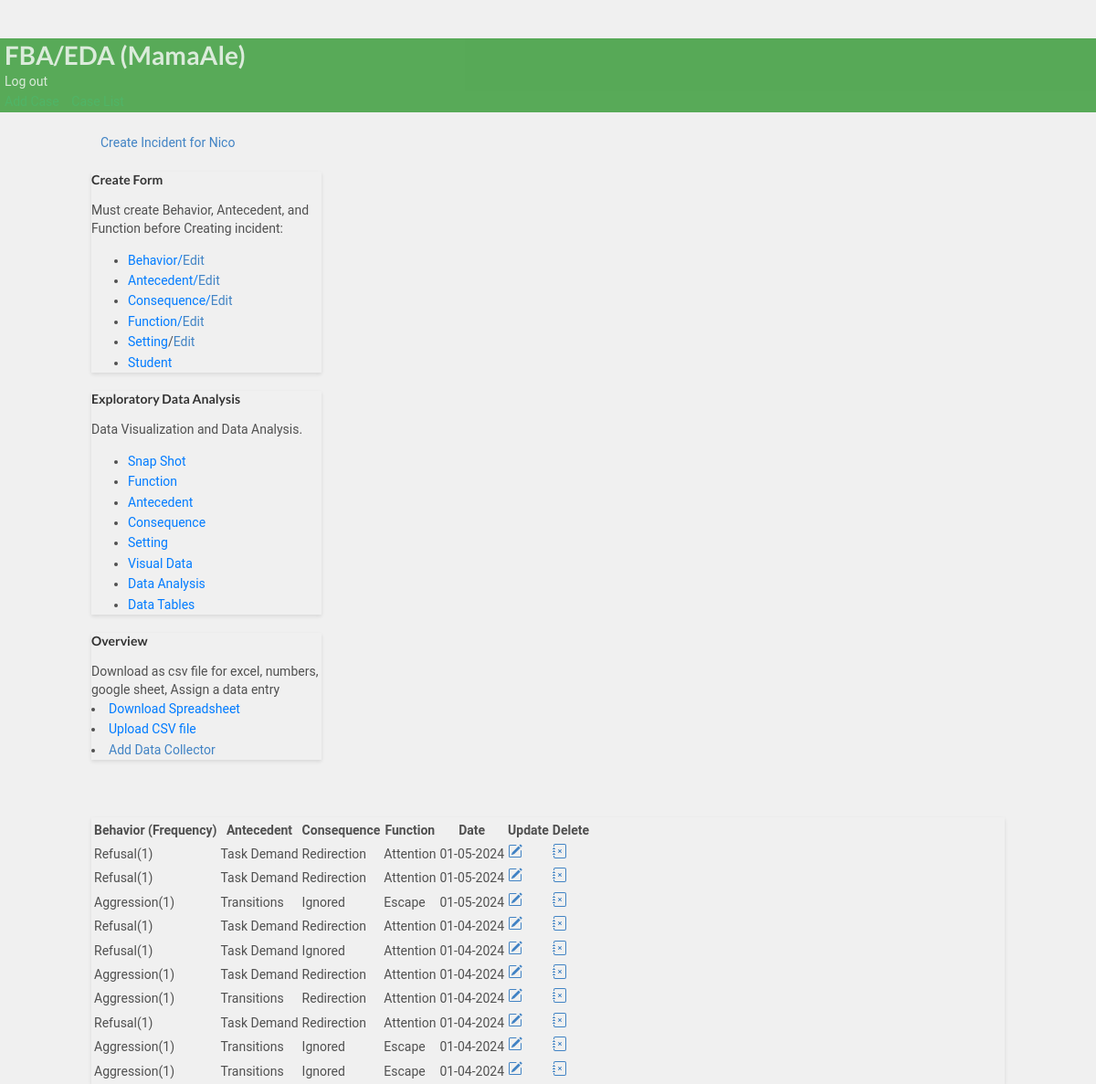
The page /dashboard/2/ (signed in) on the database its author committed.
### bip/models.py (models this page shows, shortened)
class Student(models.Model):
        studentname= models.CharField(max_length=30,verbose_name= 'Name', null=True, blank=True)
        slug = models.SlugField(max_length=150,null=False,unique=False,blank=False,
        verbose_name=("Unique Identifier"),
        help_text=(
            "*Unique Identification allows another to use FBO form if provided by you only"
        ),
    )
        user_student = models.ForeignKey(User, on_delete=models.CASCADE,  default=None,related_name="postts")

class Case(models.Model):
        student= models.ForeignKey(Student,on_delete=models.CASCADE)
        behavior = models.ForeignKey(Behavior, on_delete=models.CASCADE)
        user = models.ForeignKey(User, on_delete=models.CASCADE, default=None)
        anticedent = models.ForeignKey(Anticedent,on_delete=models.CASCADE, verbose_name='Antecedent')
        function = models.ForeignKey(Function,on_delete=models.CASCADE)
        consequence = models.ForeignKey(Consequence,on_delete=models.CASCADE)
        enviroment = models.ForeignKey(Enviroment,on_delete=models.CASCADE, null=True, blank=True, verbose_name='Setting')
        date_created = models.DateField(null=True, blank=True, default=timezone.now)
        duration = models.PositiveIntegerField(null=True, blank=True, verbose_name='Duration')
        time = models.TimeField(null=True, blank=True)
        frequency = models.PositiveIntegerField(null=True, blank=True,  default=1, verbose_name='Frequency')
        class Meta:
            ordering = ['-date_created']

class Behavior(models.Model):
        behaviorincident = models.CharField(max_length=30,verbose_name= 'Behavior')
        behavior_definition = models.CharField(null=True, blank=True, max_length=1000,verbose_name= 'Behavior Definition')
        student= models.ForeignKey(Student,on_delete=models.CASCADE)
        user = models.ForeignKey(User, on_delete=models.CASCADE,  default=None)
        def __str__(self):
          return self.behaviorincident

class Anticedent(models.Model):
        anticedentincident = models.CharField(max_length=50,verbose_name= 'Antecedent', null=True, blank=True)
        student= models.ForeignKey(Student,on_delete=models.CASCADE)
        anticedent_definition = models.CharField(null=True, blank=True, max_length=1000, verbose_name= 'Antecedent Definition')
        user = models.ForeignKey(User, on_delete=models.CASCADE,  default=None)
        def __str__(self):
          return self.anticedentincident

class Consequence(models.Model):
        behaviorconsequence = models.CharField(max_length=30, null=True, blank=True,verbose_name= 'Consequence')
        student= models.ForeignKey(Student,on_delete=models.CASCADE)
        user = models.ForeignKey(User, on_delete=models.CASCADE,  default=None)
        def __str__(self):
          return self.behaviorconsequence

class Function(models.Model):
        behaviorfunction = models.CharField(max_length=30, null=True, blank=True,verbose_name= 'Function')
        student= models.ForeignKey(Student,on_delete=models.CASCADE)
        user = models.ForeignKey(User, on_delete=models.CASCADE,  default=None)
        def __str__(self):
          return self.behaviorfunction

### bip/views.py (the view)
# urls.py: path('dashboard/<pk>/', views.dashboard, name='dashboard'),
@login_required(login_url='case_manager_login')
@user_passes_test(is_case_manager)
def dashboard(request, pk):
    student = get_object_or_404(Student, pk=pk)
    student_behaviors = student.case_set.all()
    student_time = student.case_set.filter(time__isnull=False).first()
    student_duration = student.case_set.filter(duration__isnull=False).first()
    student_enviroment = student.case_set.filter(enviroment__isnull=False).first()
    behavior = Behavior.objects.all()
    context = {
    'student_behaviors': student_behaviors,
    "student":student,
    'student_time':student_time,
    'student_duration':student_duration,
    'student_enviroment':student_enviroment,
    }
    return render(request, 'bip/dashboard.html',context, )

### bip/context_processors.py (called while the page is built)
def user_context(request):
    user = get_user(request)
    return {'user': user}

### bip/templatetags/custom_filters.py (called while the page is built)
@register.filter(name='is_case_manager')
def is_case_manager(user):
    return user.groups.filter(name='CASE MANAGER').exists()

### bip/views.py (called while the page is built)
def is_case_manager(user):
    return user.groups.filter(name='CASE MANAGER').exists()

### bip/templates/bip/dashboard.html (shortened to what this page needs)
{% extends 'partials/base.html' %}
{% block content %}
<br>
<div class="container my-4">
  <div class="nav-button">
    <a class="btn btn-outline-info" href="{% url 'bip:create_incident' student.id %}">Create Incident for {{student.studentname}}</a>
  </div>
<div class="row">
  <div class="col-md">
    <div class="card card" style="width: 18rem;">
      <div class="card-body">
        <h5 class="card-title">Create Form</h5>
        <p class="card-text">Must create Behavior, Antecedent, and Function  before Creating incident:</p>
              <ul class="list-group list-group-flush">
                      <li class="list-group-item"><a  href="{% url 'bip:create_behavior' student.id %}" class="card-link">Behavior/</a><a href="{% url 'bip:edit_behavior' student.id %}" >Edit</a></li>
                      <li class="list-group-item"><a href="{% url 'bip:create_anticedent' student.id %}" class="card-link">Antecedent/</a><a href="{% url 'bip:edit_anticedent' student.id %}">Edit</a></li>
                      <li class="list-group-item"><a href="{% url 'bip:create_consequence' student.id %}" class="card-link">Consequence/</a><a href="{% url 'bip:edit_consequence' student.id %}">Edit</a></li>
                      <li class="list-group-item"><a  href="{% url 'bip:create_function' student.id %}" class="card-link">Function/</a><a  href="{% url 'bip:edit_function' student.id %}">Edit</a></li>
                      <li class="list-group-item"><a  href="{% url 'bip:create_setting' student.id %}" class="card-link">Setting</a>/<a  href="{% url 'bip:edit_setting' student.id %}">Edit</a></li>
                      <li class="list-group-item"><a  href="{% url 'bip:student_profile' student.id %}" class="card-link">Student</a></li>
              </ul>
    </div>
  </div>
</div>
  <div class="col-md">
    <div class="card card" style="width: 18rem;">
      <div class="card-body">
        <h5 class="card-title">Exploratory Data Analysis</h5>
        <p class="card-text"> Data Visualization and Data Analysis.</p>
      </div>
      <ul class="list-group list-group-flush">
        <li class="list-group-item"><a href="{% url 'bip:snapshot' student.id %}" class="card-link">Snap Shot</a></li>
        <li class="list-group-item"><a href="{% url 'bip:function' student.pk %}" class="card-link">Function</a></li>
        <li class="list-group-item"><a href="{% url 'bip:anticedent' student.pk %}" class="card-link">Antecedent</a></li>
        <li class="list-group-item"><a href="{% url 'bip:consequence' student.pk %}" class="card-link">Consequence</a></li>
        <li class="list-group-item"><a href="{% url 'bip:setting' student.pk %}" class="card-link">Setting</a></li>
        <li class="list-group-item"><a a href="{% url 'bip:chart' student.id %}" class="card-link">Visual Data</a></li>
       <li class="list-group-item"><a a href="{% url 'bip:filter_data' student.id %}" class="card-link">Data Analysis</a></li>
       <li class="list-group-item"><a a href="{% url 'bip:raw_data' student.id %}" class="card-link">Data Tables</a></li>
      </ul>
    </div>
  </div>
  <div class="col-md">
    <div class="card card" style="width: 18rem;">
      <div class="card-body">
        <h5 class="card-title">Overview</h5>
        <p class="card-text">Download as csv file for excel, numbers, google sheet, Assign a data entry</p>
      </div>
        <li class="list-group-item"><a href="{% url 'bip:export' student.id %}" class="card-link">Download Spreadsheet</a></li>
        <li class="list-group-item"><a href="{% url 'bip:upload_options' student.id %}" class="card-link">Upload CSV file</a></li>
       <li class="list-group-item"><a  href="{% url 'bip:assign_data_entry' student.id %}">Add Data Collector</a></li>
    </div>
  </div>
</div>
<br>
<div class="row">
  <div class="col-md">
    <div class="card card-body">
      <table class="table table-striped">
        <tr>
          <th>Behavior (Frequency)</th>
          <th>Antecedent</th>
          <th>Consequence</th>
          <th>Function</th>
          <th>Date</th>
          <th>Update</th>
          <th>Delete</th>
        </tr>
        {% for incident in student_behaviors %}
        <tr>
          <td>{{incident.behavior }}({{incident.frequency }})</td>
          <td>{{incident.anticedent}}</td>
          <td>{{incident.consequence}}</td>
          <td>{{incident.function}}</td>
          <td>{{incident.date_created|date:'m-d-Y'}}</td>
          <td> <a class="btn btn-warning" href="{% url 'bip:updatepost' pk=incident.pk student_id=incident.student_id %}" ></a></td>
          <td> <a class="btn btn-danger" href="{% url 'bip:delete_post' pk=incident.pk  %}"></a></td>
           {% endfor%}
        </tr>
      </table>
    </div>
  </div>
</div>
</div>
{% endblock %}

### bip/templates/partials/nav.html (shortened to what this page needs)
{% load custom_filters %}
  <nav class="navbar navbar-dark ">
          <div class="navbar navbar-expand-lg">
                    {% if user.is_authenticated  %}
                    <div class="navbar-new">
                    <h1 class="logo"> <a class="colorwhite" href="">FBA/EDA ({{ user.username }})</a></h1>
          </div>
              <a class='colorwhite' class="nav-item nav-link" href="{% url 'bip:logout' %}"  >Log out</a>
          </div>
                 <div class="navbar-nav ml-auto">
                        {% if user|is_case_manager %}
              <a class="nav-item nav-link" href="{% url 'bip:create_student' %}">Add Case</a>
              <a class="nav-item nav-link" href="{% url 'bip:for_user' username=user.username %}">Case List</a>
                </div>
                {% endif %}
        {% endif %}
</nav>

### staticfiles/static_cdn/static_root/css/style.css (style rules this page uses)
body { background: white }
.navbar { opacity: 0.8; transition: 0.5s; background-color: #393 !important; color: #393; opacity: 0.8; transition: 0.5s; }
.navbar .colorwhite { color: white; ; text-decoration: none; padding: 5px; }
.nav-link { color: #28a745; text-decoration: none; padding: 5px; }
body { padding-top: 3rem; padding-bottom: 3rem; color: rgb(var(--bs-tertiary-color-rgb)); }

### bip/templates/bip/dashboard.html (style rules this page uses)
body { font-family: 'Roboto', sans-serif; background-color: #f0f0f0; color: #505050; line-height: 1.6; }
.container { max-width: 1000px; margin: auto; }
.nav-button { margin-bottom: 20px; }
.btn-outline-info { width: 100%; padding: 10px; margin-bottom: 20px; }
.card { margin-bottom: 20px; box-shadow: 0 2px 4px rgba(0, 0, 0, 0.1); }
.card-title { color: #333; }
.card-link { color: #007bff; }
.table { margin-top: 20px; }

### rows shown on the page
Student: studentname "Nico"
Case: behavior "Refusal", frequency "1", anticedent "Task Demand", consequence "Redirection", function "Attention", date_created "01-05-2024"
Case: behavior "Refusal", frequency "1", anticedent "Task Demand", consequence "Redirection", function "Attention", date_created "01-05-2024"
Case: behavior "Aggression", frequency "1", anticedent "Transitions", consequence "Ignored", function "Escape", date_created "01-05-2024"
Case: behavior "Refusal", frequency "1", anticedent "Task Demand", consequence "Redirection", function "Attention", date_created "01-04-2024"
Case: behavior "Refusal", frequency "1", anticedent "Task Demand", consequence "Ignored", function "Attention", date_created "01-04-2024"
Case: behavior "Aggression", frequency "1", anticedent "Task Demand", consequence "Redirection", function "Attention", date_created "01-04-2024"
Case: behavior "Aggression", frequency "1", anticedent "Transitions", consequence "Redirection", function "Attention", date_created "01-04-2024"
Case: behavior "Refusal", frequency "1", anticedent "Task Demand", consequence "Redirection", function "Attention", date_created "01-04-2024"
Case: behavior "Aggression", frequency "1", anticedent "Transitions", consequence "Ignored", function "Escape", date_created "01-04-2024"
Case: behavior "Aggression", frequency "1", anticedent "Transitions", consequence "Ignored", function "Escape", date_created "01-04-2024"

### other values the page prints
{{ user.username }} "MamaAle"
